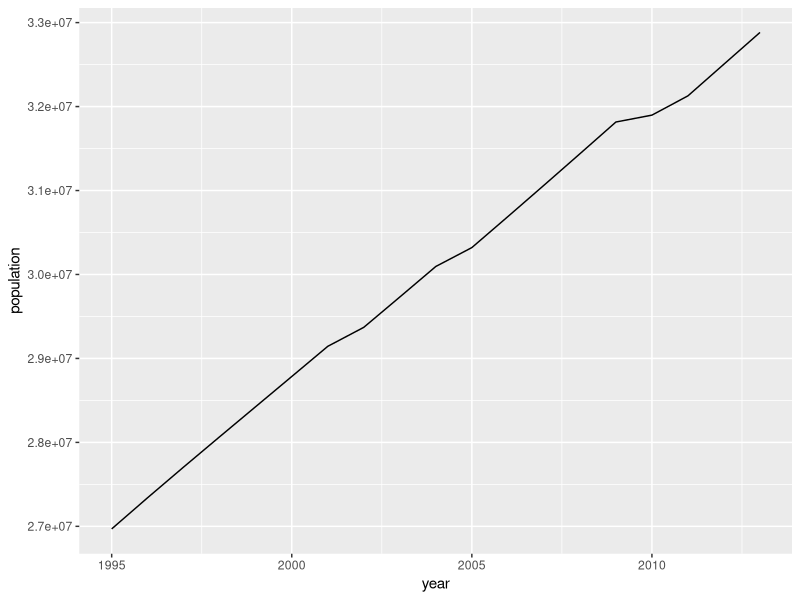
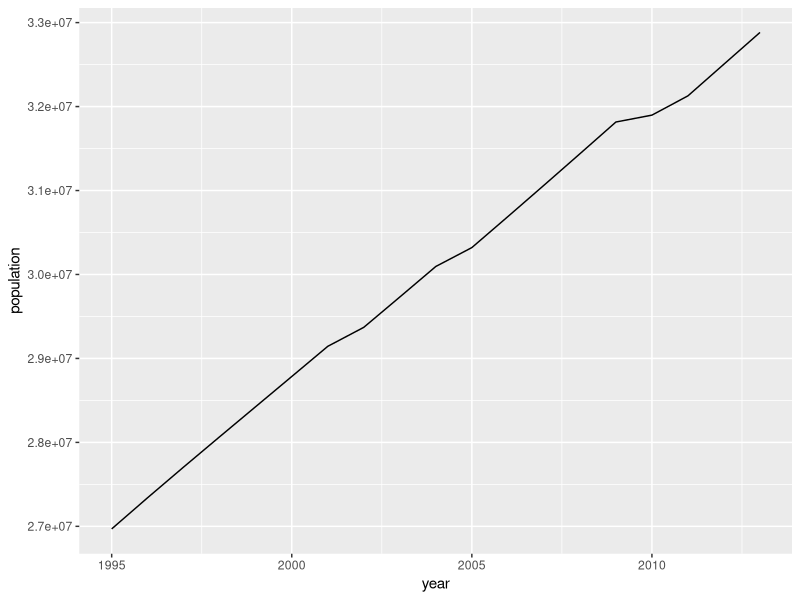
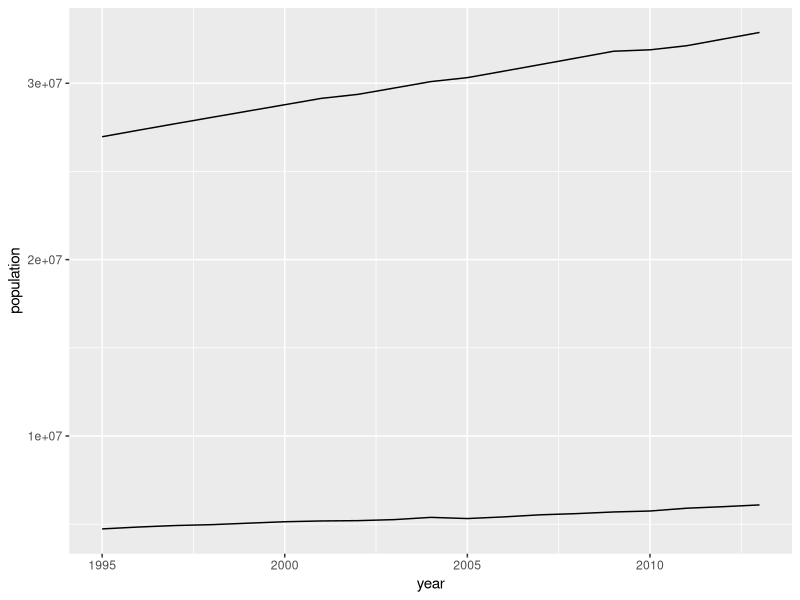
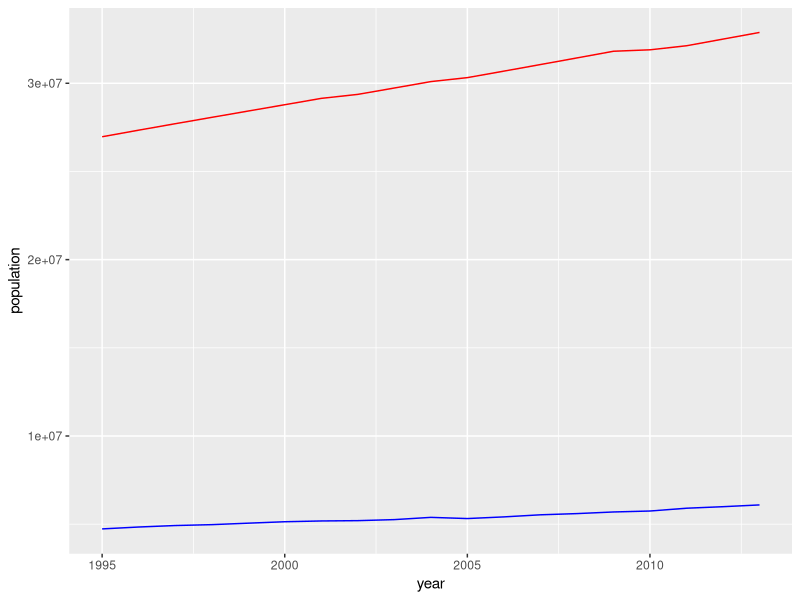
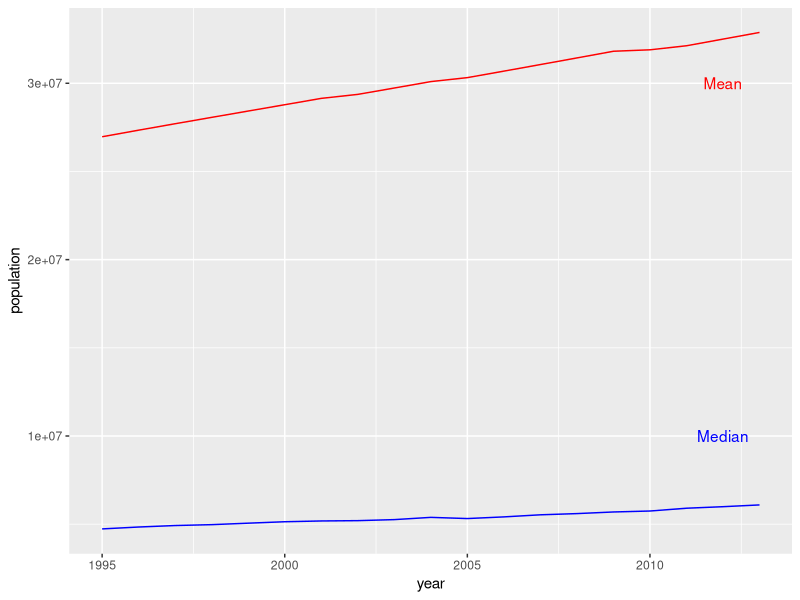
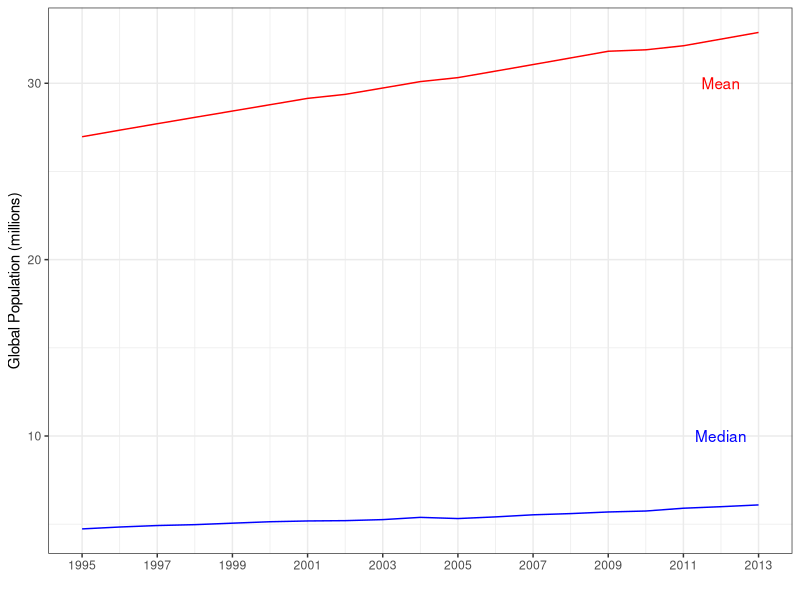

These charts were generated, in order, by the following R code:
## ---- chunk 1
##xaringan::inf_mr()
## For offline work: https://bookdown.org/yihui/rmarkdown/some-tips.html#working-offline
## Images not appearing? Put images folder inside the libs folder as that is the main data directory

library(tidyverse)
library(readxl)
#library(stargazer)
library(kableExtra)
##library(modelr)

knitr::opts_chunk$set(echo = FALSE,
                      eval = TRUE,
                      error = FALSE,
                      message = FALSE,
                      warning = FALSE,
                      comment = NA)
## ---- chunk 2
set.seed(325)

population |>
  slice_sample(n = 10) |>
  kbl(digits = 1)
## ---- chunk 3
# Check the range of the years
range(population$year)

# How many countries included?
length(unique(population$country))
## ---- chunk 4
aggregate(data = population, population ~ year, FUN = sum) |>
  mutate(
    population = population
  ) |>
  slice_head(n = 10) |>
  kbl(digits = 3)
## ---- chunk 5
aggregate(data = population, population ~ year, FUN = sum) |>
  mutate(
    population = population
  ) |>
  slice_tail(n = 9) |>
  kbl(digits = 3)
## ---- chunk 6
# Calculate mean by year
aggregate(data = population, 
          population ~ year, 
          FUN = mean)
## ---- chunk 7
# Calculate median by year
aggregate(data = population, 
          population ~ year, 
          FUN = median)
## ---- chunk 8
# Save the calculations
pop_mean <- aggregate(data = population, population ~ year, FUN = mean)
pop_median <- aggregate(data = population, population ~ year, FUN = median)

# Standard approach (One data set)
ggplot(data = pop_mean, aes(x = year, y = population)) +
  geom_line()
## ---- chunk 9
# Move the details to the geom line
ggplot() +
  geom_line(data = pop_mean, aes(x = year, y = population)) #<<
## ---- chunk 10
# Two geoms, two data sets
ggplot() +
  geom_line(data = pop_mean, aes(x = year, y = population)) +
  geom_line(data = pop_median, aes(x = year, y = population)) #<<
## ---- chunk 11
# Add colors
ggplot() +
  geom_line(data = pop_mean, aes(x = year, y = population), color = "red") + #<<
  geom_line(data = pop_median, aes(x = year, y = population), color = "blue") #<<
## ---- chunk 12
# Annotate
ggplot() +
  geom_line(data = pop_mean, aes(x = year, y = population), color = "red") +
  geom_line(data = pop_median, aes(x = year, y = population), color = "blue") +
  annotate("text", x = 2012, y = 3e7, label = "Mean", color = "red") + #<<
  annotate("text", x = 2012, y = 1e7, label = "Median", color = "blue") #<<
## ---- chunk 13
ggplot() +
  geom_line(data = pop_mean, aes(x = year, y = population), color = "red") +
  geom_line(data = pop_median, aes(x = year, y = population), color = "blue") +
  annotate("text", x = 2012, y = 3e7, label = "Mean", color = "red") +
  annotate("text", x = 2012, y = 1e7, label = "Median", color = "blue") +
  scale_x_continuous(breaks = seq(1995, 2013, 2)) + #<<
  scale_y_continuous(breaks = c(1e7, 2e7, 3e7), labels = c("10", "20", "30")) + #<<
  labs(x = "", y = "Global Population (millions)") + #<<
  theme_bw() #<<
